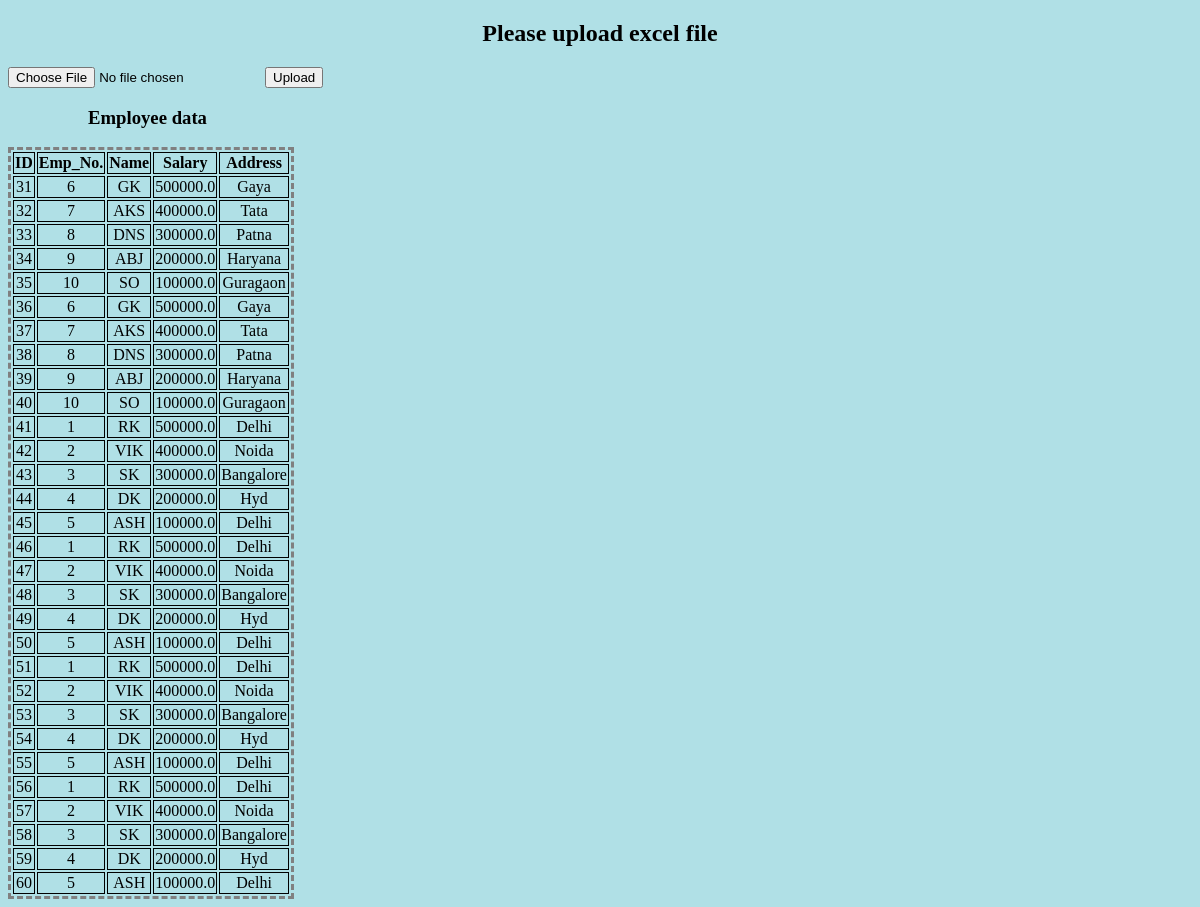
The app's page /app/ with its own data.
### uploadApp/models.py (models this page shows, shortened)
class uploadModel(models.Model):
    eno    = models.IntegerField()
    ename  = models.CharField(max_length=100)
    esal   = models.FloatField(max_length=20)
    eaddr  = models.CharField(max_length=200)

### uploadApp/views.py (the view, shortened to what this page needs)
# urls.py: path('', views.upload_file),
def upload_file(request):
    data = uploadModel.objects.all()
    return render(request, 'upload.html', {'upload_data': data})

### templates/upload.html (shortened to what this page needs)
<!DOCTYPE html>
{% load static %}
<html lang="en">
<head>
    <link rel="stylesheet" href="{% static 'css\style.css' %}">
</head>
<body>
<form method="post" enctype="multipart/form-data">
    <h2>Please upload excel file</h2>
    <input type="file" name="myfile">
    <button type="submit">Upload</button>
    {% if upload_data %}
    <div class="row">
        <div class ="col-md-12">
            <h3 class = text-center style="text-indent: 80px;">Employee data</h3>
            <table class="table">
                <thead class ="thead-dark">
                    <tr>
                        <th>ID</th>
                        <th>Emp_No.</th>
                        <th>Name</th>
                        <th>Salary</th>
                        <th>Address</th>
                    </tr>
                </thead>
                <tbody>
                    {% for emp in upload_data %}
                    <tr>
                        <td>{{emp.id}}</td>
                        <td>{{emp.eno}}</td>
                        <td>{{emp.ename}}</td>
                        <td>{{emp.esal}}</td>
                        <td>{{emp.eaddr}}</td>
                    </tr>
                    {% endfor %}
                </tbody>
            </table>
        </div>
    </div>
    {%endif%}
</form>
</body>
</html>

### static/css/style.css (style rules this page uses)
body { background-color: powderblue; }
h2 { text-align: center; }
table { text-align: center; border-style: dashed; }
table th { border: 1px solid black; }
table td { border: 1px solid black; }

### records on screen
uploadModel: id "31", eno "6", ename "GK", esal "500000.0", eaddr "Gaya"
uploadModel: id "32", eno "7", ename "AKS", esal "400000.0", eaddr "Tata"
uploadModel: id "33", eno "8", ename "DNS", esal "300000.0", eaddr "Patna"
uploadModel: id "34", eno "9", ename "ABJ", esal "200000.0", eaddr "Haryana"
uploadModel: id "35", eno "10", ename "SO", esal "100000.0", eaddr "Guragaon"
uploadModel: id "36", eno "6", ename "GK", esal "500000.0", eaddr "Gaya"
uploadModel: id "37", eno "7", ename "AKS", esal "400000.0", eaddr "Tata"
uploadModel: id "38", eno "8", ename "DNS", esal "300000.0", eaddr "Patna"
uploadModel: id "39", eno "9", ename "ABJ", esal "200000.0", eaddr "Haryana"
uploadModel: id "40", eno "10", ename "SO", esal "100000.0", eaddr "Guragaon"
uploadModel: id "41", eno "1", ename "RK", esal "500000.0", eaddr "Delhi"
uploadModel: id "42", eno "2", ename "VIK", esal "400000.0", eaddr "Noida"
uploadModel: id "43", eno "3", ename "SK", esal "300000.0", eaddr "Bangalore"
uploadModel: id "44", eno "4", ename "DK", esal "200000.0", eaddr "Hyd"
uploadModel: id "45", eno "5", ename "ASH", esal "100000.0", eaddr "Delhi"
uploadModel: id "46", eno "1", ename "RK", esal "500000.0", eaddr "Delhi"
uploadModel: id "47", eno "2", ename "VIK", esal "400000.0", eaddr "Noida"
uploadModel: id "48", eno "3", ename "SK", esal "300000.0", eaddr "Bangalore"
uploadModel: id "49", eno "4", ename "DK", esal "200000.0", eaddr "Hyd"
uploadModel: id "50", eno "5", ename "ASH", esal "100000.0", eaddr "Delhi"
uploadModel: id "51", eno "1", ename "RK", esal "500000.0", eaddr "Delhi"
uploadModel: id "52", eno "2", ename "VIK", esal "400000.0", eaddr "Noida"
uploadModel: id "53", eno "3", ename "SK", esal "300000.0", eaddr "Bangalore"
uploadModel: id "54", eno "4", ename "DK", esal "200000.0", eaddr "Hyd"
uploadModel: id "55", eno "5", ename "ASH", esal "100000.0", eaddr "Delhi"
uploadModel: id "56", eno "1", ename "RK", esal "500000.0", eaddr "Delhi"
uploadModel: id "57", eno "2", ename "VIK", esal "400000.0", eaddr "Noida"
uploadModel: id "58", eno "3", ename "SK", esal "300000.0", eaddr "Bangalore"
uploadModel: id "59", eno "4", ename "DK", esal "200000.0", eaddr "Hyd"
uploadModel: id "60", eno "5", ename "ASH", esal "100000.0", eaddr "Delhi"
